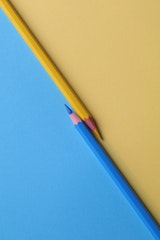
#> input picture instances/medium/in.jpg, 160 x 240 px
$ python inst_m.py 5 in.jpg out.png in.jpg
#> lines starting #> are read from the running program, lines starting #| are printed output that depends on the picture
import os

import math
import numpy
import matplotlib.pyplot
import scipy.ndimage
import argparse

root, filename = os.path.split(__file__)
in_path = os.path.join(root, "in.jpg")


def parse_args():
    parser = argparse.ArgumentParser(description="Reads an image and applies an Gaussian blur filter to it. Afterwards,"
                                                 "the resulting image is compared to the original one and a diff "
                                                 "image is saved (white pixel means change black -> white or "
                                                 "white -> black; black pixel means no change in color)")
    parser.add_argument("sigma", metavar="sigma", type=int, help="sigma for the Gaussian blur")
    parser.add_argument("input", metavar="in", type=str, help="input file path")
    parser.add_argument("output", metavar="out", type=str, help="output file path")
    parser.add_argument("diff", metavar="diff", type=str, help="diff file path")
    return parser.parse_args()


def blur_image(img, sigma=3):
    # third axis holds color channels -> leave it untouched (otherwise averaging leads image to being near-grayscale)
    filtered_data = scipy.ndimage.filters.gaussian_filter(img, sigma=(sigma, sigma, 0))
    return filtered_data


def get_diff(img1, img2):
    """Gets the absolute difference of each and every pixel between the two parameters img1 and img2, whereby
    img1 denotes the image as it was given as input and img2 describes the one with a Gaussian blur applied to it"""
    if img1.shape != img2.shape:
        print("Error, images are not of same dimensions")
        exit(1)

    y_range = range(img1.shape[0])
    x_range = range(img1.shape[1])

    # create empty x * y array which will contain the diffs
    diff_per_pixel = [[0 for _ in x_range] for _ in y_range]
    last_percentage = 0
    for y in y_range:
        for x in x_range:
            px_1 = img1[y, x]
            px_2 = img2[y, x]
            diff = abs(px_1.astype(numpy.int16) - px_2.astype(numpy.int16))
            diff_per_pixel[y][x] = diff.sum()

        new_percentage = int(round((y / img1.shape[0]) * 100, -1))  # round to nearest ten
        if new_percentage != last_percentage and new_percentage != 100:
            last_percentage = new_percentage
            print("{} % done".format(new_percentage))

    return diff_per_pixel


def save_diff_image(path, diffs):
    if len(diffs) < 1:
        print("Error, diff does not contain rows")
        exit(1)

    matplotlib.pyplot.imsave(path, numpy.array(diffs), cmap="gray")


"""
@begin inst_m.main @desc Blurs an image and computes the differences to the original
@param sigma @desc sigma for gauss filter
@in in @desc input file
@param out @desc output image file path
@param diff @desc diff image file path
@out diff_file @uri file:{diff}
@out out_file @uri file:{out}
"""


def main():
    args = parse_args()

    if not os.path.exists(args.input):
        print("Could not find input file. Abort.")
        exit(1)

    """
    @begin read_input @desc read image from input path
    @in in
    @out input_file
    """
    print("Reading input file...")
    in_file = matplotlib.pyplot.imread(args.input)
#> in_file is the input picture: shape (240, 160, 3); mean R, G, B 142.1, 171.6, 166
    print("Done.\n")
    """
    @end read_input
    """

    """
    @begin apply_gauss @desc apply gaussian blur with\nspecified parameter to input file
    @in input_file
    @in sigma
    @out blurred_image
    """
    print("Applying Gaussian blur to input file (sigma = {0})...".format(args.sigma))
    out_file = blur_image(in_file, args.sigma)
#> in blur_image, `filtered_data = scipy.ndimage.filters.gaussian_filter(img, sigma=(sigm..`:
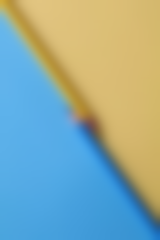
#> filtered_data: shape (240, 160, 3); mean R, G, B 141.1, 170.6, 165
    print("Done.\n")
    """
    @end apply_gauss
    """

    """
    @begin save_out_file @desc persist blurred image
    @in blurred_image
    @in out
    @return out_file @uri file:{out}
    """
    print("Saving output file...")
    matplotlib.pyplot.imsave(args.output, out_file)
    print("Done.\n")
    """
    @end save_out_file
    """

    """
    @begin calculate_differences @desc compute color\ndifferences in pixels
    @in input_file
    @in blurred_image
    @out diff_image
    """
    print("Calculating differences in pixel colors...")
    diff = get_diff(in_file, out_file)
#> after the loop in get_diff, `for y in y_range:`: diff_per_pixel = 240 items; last_percentage = 90
#> diff = 240 items
    print("Done.\n")
    """
    @end calculate_differences
    """

    """
    @begin save_diff_image @desc persist image with\ncolor differences
    @in diff
    @in diff_image
    @out diff_file @uri file:{diff}
    """
    print("Saving diff image...")
    save_diff_image(args.diff, diff)
#> in save_diff_image, `matplotlib.pyplot.imsave(path, numpy.array(diffs), cmap="gray")`:
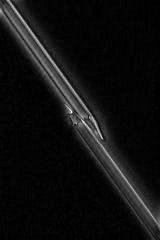
#> saved as in.jpg: shape (240, 160, 3); min 0, max 255, mean 15.9
    """
    @end save_diff_image
    """
    print("Done.\n")


"""
@end inst_m.main
"""

if __name__ == "__main__":
    main()
